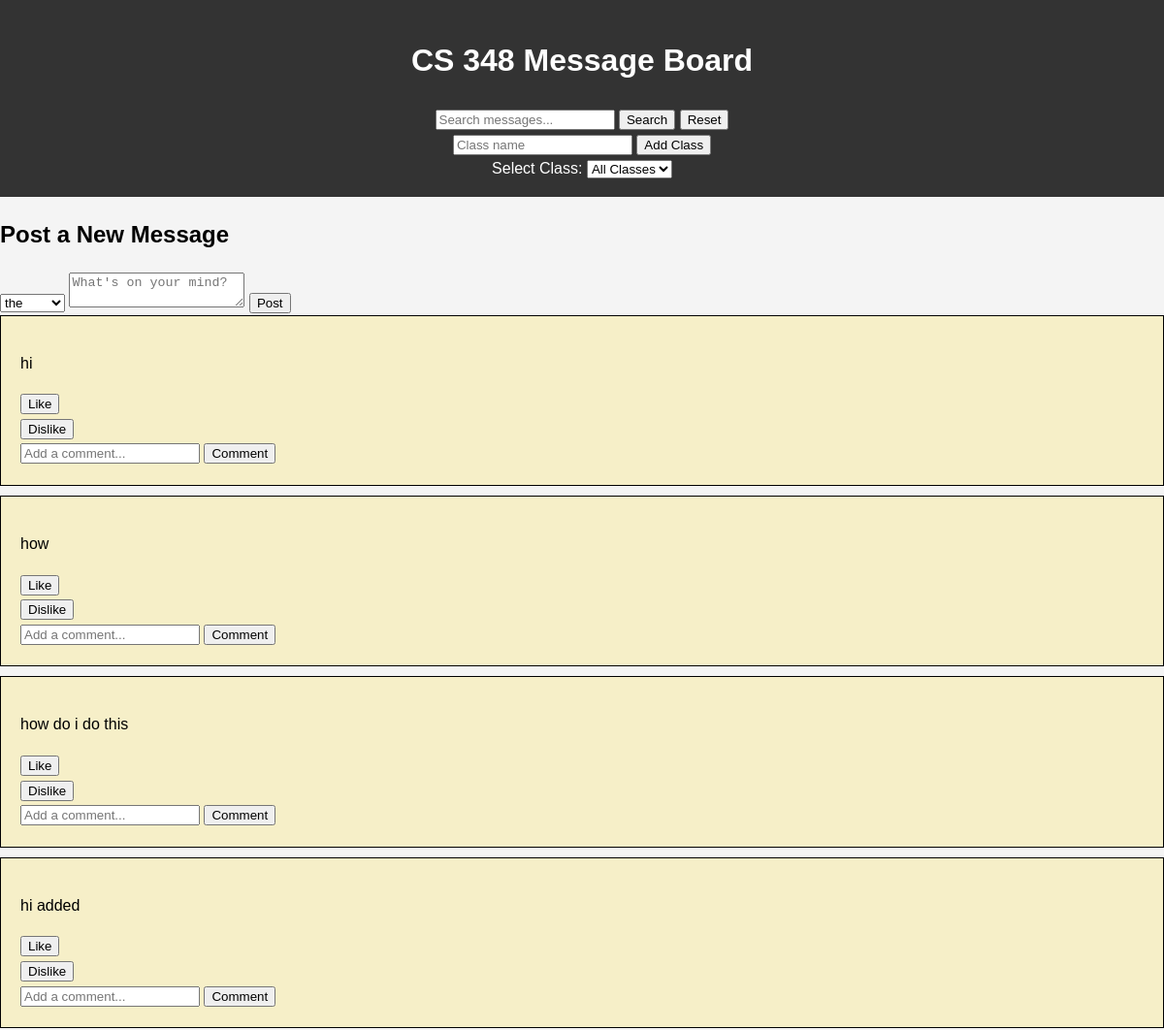
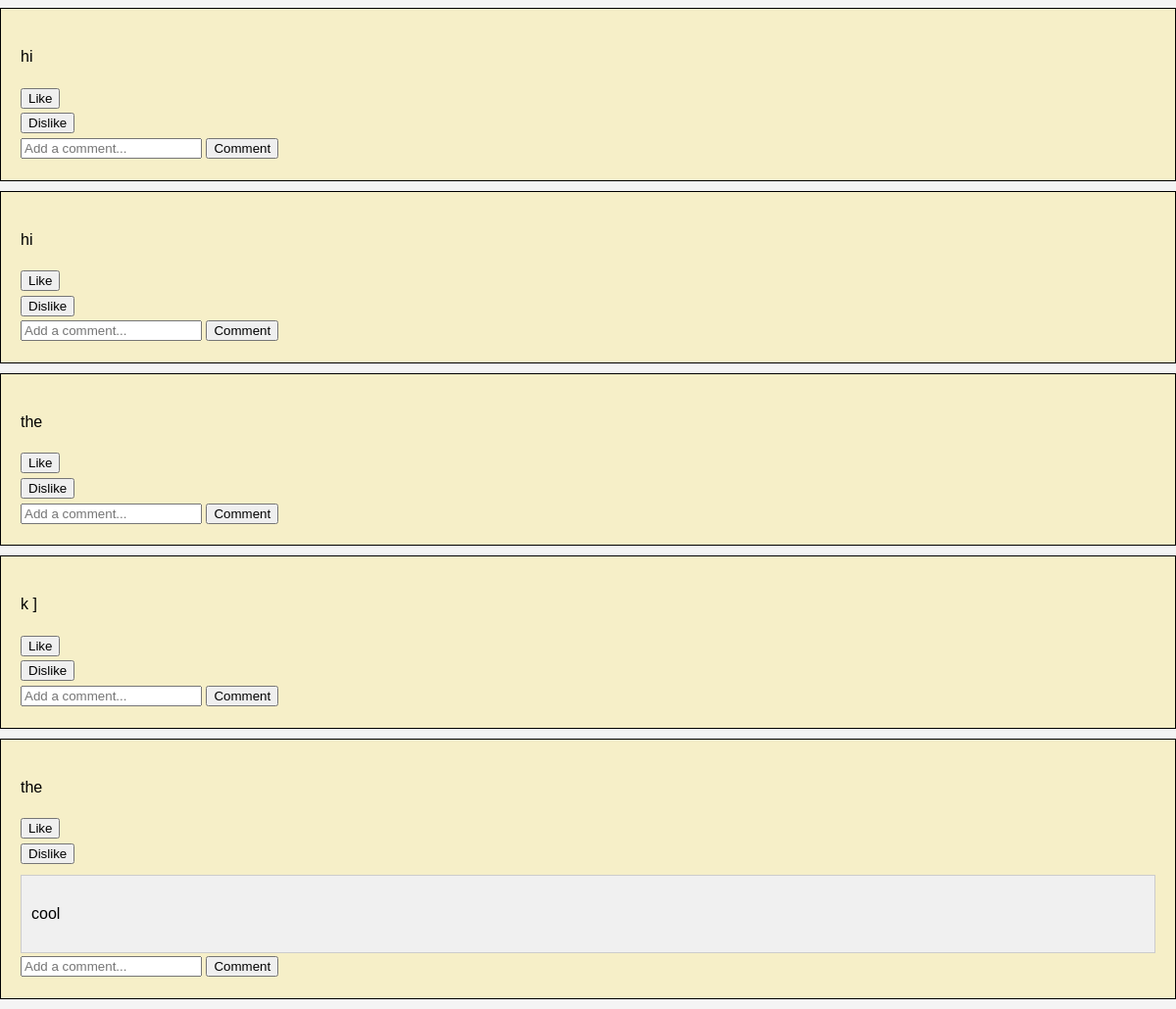
The app's page /dashboard (signed in) with its own data (2 pictures, top to bottom).
### tables this page shows
CREATE TABLE messages (
                                  id INTEGER PRIMARY KEY AUTOINCREMENT,
                                  content TEXT NOT NULL,
                                  user_id INTEGER NOT NULL, class_id INTEGER REFERENCES classes(id),
                                  FOREIGN KEY (user_id) REFERENCES users (id)
                              );

CREATE TABLE comments (
                                  id INTEGER PRIMARY KEY AUTOINCREMENT,
                                  content TEXT NOT NULL,
                                  message_id INTEGER NOT NULL,
                                  user_id INTEGER NOT NULL,
                                  FOREIGN KEY (message_id) REFERENCES messages (id),
                                  FOREIGN KEY (user_id) REFERENCES users (id)
                              );

### app.py (the view)
@app.route('/dashboard')
def dashboard():
    if 'user_id' not in session:
        return redirect(url_for('login'))
    class_id = request.args.get('class_id')
    selected_class_id = int(class_id) if class_id else None
    conn = create_connection()
    cur = conn.cursor()
    cur.execute("SELECT * FROM classes")
    classes = cur.fetchall()
    if selected_class_id:
        cur.execute("SELECT id, content, user_id FROM messages WHERE class_id = ? ORDER BY id DESC", (selected_class_id,))
    else:
        cur.execute("SELECT id, content, user_id FROM messages ORDER BY id DESC")
    messages = [{'id': row[0], 'content': row[1], 'user_id': row[2], 'comments': []} for row in cur.fetchall()]
    for message in messages:
        cur.execute("SELECT content, user_id FROM comments WHERE message_id = ?", (message['id'],))
        comments = [{'content': row[0], 'user_id': row[1]} for row in cur.fetchall()]
        message['comments'] = comments
    conn.close()
    return render_template('dashboard.html', messages=messages, classes=classes, selected_class_id=selected_class_id)

### database.py (called while the page is built)
def create_connection():
    conn = sqlite3.connect('message_board.db')
    conn.row_factory = sqlite3.Row
    return conn

### templates/dashboard.html (shortened to what this page needs)
<!DOCTYPE html>
<html lang="en">
<head>
    <link rel="stylesheet" href="{{ url_for('static', filename='css/style.css') }}">
</head>
<body>
    <header class="site-header">
        <div class="header-main">
            <h1>{{ selected_class_name if selected_class_name else "CS 348 Message Board" }}</h1>
            <form action="{{ url_for('search_messages') }}" method="get" class="search-form">
                <input type="text" name="query" placeholder="Search messages..." required>
                <button type="submit">Search</button>
                <button type="reset" class="reset-button">Reset</button>
            </form>
        </div>
        <form action="{{ url_for('add_class') }}" method="post" class="add-class-form">
            <input type="text" name="class_name" placeholder="Class name" required>
            <button type="submit">Add Class</button>
        </form>
        <form action="{{ url_for('dashboard') }}" method="get" id="class-selector-form">
            <label for="class_id">Select Class:</label>
            <select name="class_id" id="class_id" onchange="document.getElementById('class-selector-form').submit();">
                <option value="">All Classes</option>
            </select>
        </form>
    </header>
    <section>
        <h2>Post a New Message</h2>
        <form action="{{ url_for('post_message') }}" method="post">
            <select name="class_id">
                {% for class in classes %}
                <option value="{{ class['id'] }}" {% if selected_class_id == class['id'] %}selected{% endif %}>{{ class['name'] }}</option>
                {% endfor %}
            </select>
            <textarea name="content" placeholder="What's on your mind?" required></textarea>
            <button type="submit">Post</button>
        </form>
    </section>
    <section class="messages">
        {% for message in messages %}
        <div class="message-box">
            <div class="message-content">
                <p>{{ message.content }}</p>
                <div class="actions">
                    <form action="/like/{{ message.id }}" method="post">
                        <button type="submit">Like</button>
                    </form>
                    <form action="/dislike/{{ message.id }}" method="post">
                        <button type="submit">Dislike</button>
                    </form>
                </div>
            </div>
            <div class="comments">
                {% for comment in message.comments %}
                <div class="comment-box">
                    <p>{{ comment.content }}</p>
                </div>
                {% endfor %}
                <form action="/comment/{{ message.id }}" method="post" class="comment-form">
                    <input type="text" name="content" required placeholder="Add a comment...">
                    <button type="submit">Comment</button>
                </form>
            </div>
        </div>
        {% endfor %}
    </section>
</body>
</html>

### static/css/style.css (style rules this page uses)
body { font-family: Arial, sans-serif; line-height: 1.6; margin: 0; padding: 0; background: #f4f4f4; }
header { background: #333; color: #fff; padding: 1rem 0; text-align: center; }
.messages { margin: 0; padding: 0; list-style: none; }
.message-box { border: 1px solid black; padding: 20px; margin-bottom: 10px; background-color: rgba(255, 217, 4, 0.18); }
.comment-box { border: 1px solid #ccc; padding: 10px; margin-top: 10px; background-color: #f0f0f0; }

### records on screen
messages: content "hi"
messages: content "how"
messages: content "how do i do this"
messages: content "hi added"
messages: content "hi"
messages: content "hi"
messages: content "the"
messages: content "k ]"
messages: content "the"
comments: content "cool"

### other values on screen
{{ selected_class_name if selected_class_name else "CS 348 Message Board" }} "CS 348 Message Board"
form field class_id "the"
